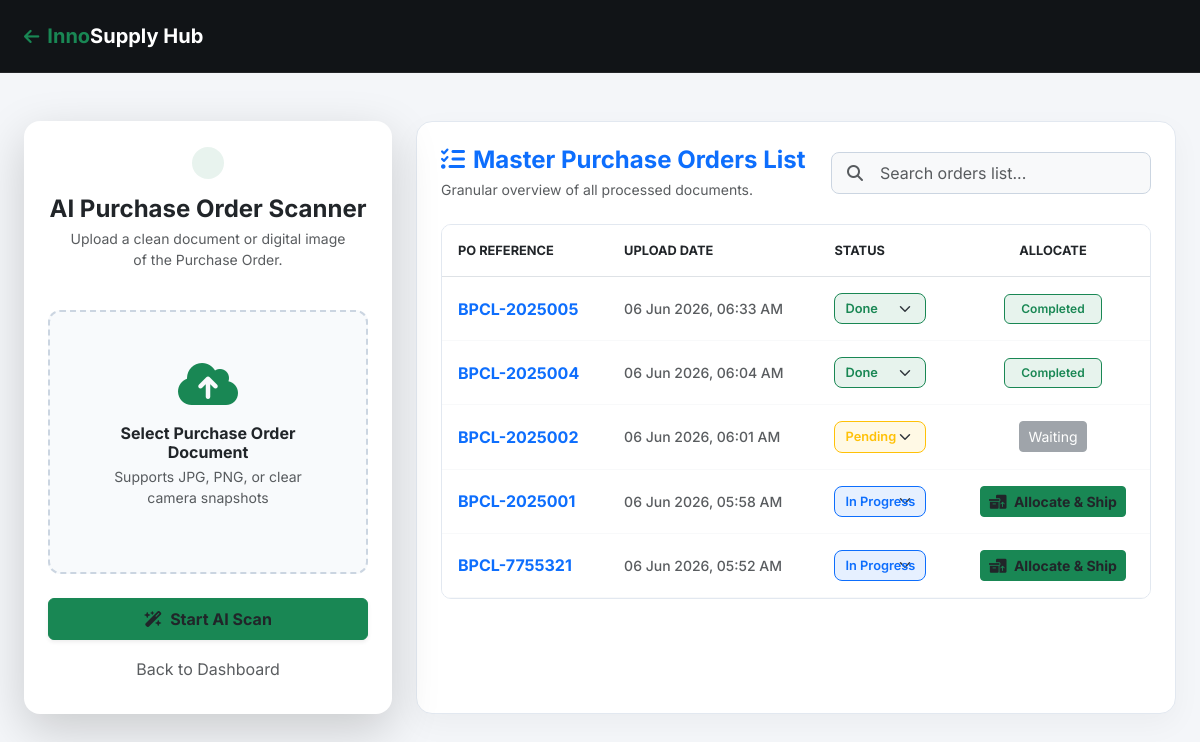
The page /upload/ (signed in) on the database its author committed.
### erp/models.py (models this page shows, shortened)
class PurchaseOrder(models.Model):
    po_number = models.CharField(max_length=100, unique=True)
    customer_name = models.CharField(max_length=200, default="Unknown Customer")
    order_date = models.DateField(default=timezone.now)
    delivery_date = models.DateField(null=True, blank=True)
    total_amount = models.DecimalField(max_digits=12, decimal_places=2, default=0.00)
    status = models.CharField(max_length=50, default="Pending")
    stock_allocated = models.BooleanField(default=False)
    date_received = models.DateTimeField(auto_now_add=True)

### erp/views.py (the view, shortened to what this page needs)
# urls.py: path('upload/', views.upload_po, name='upload_po'),
@login_required(login_url='login')
def upload_po(request):
    purchase_orders = PurchaseOrder.objects.prefetch_related(
        "items__material"
    ).order_by("-date_received")
    return render(
        request,
        "erp/upload_po.html",
        {
            "purchase_orders": purchase_orders
        }
    )

### erp/templates/erp/upload_po.html (shortened to what this page needs)
<!DOCTYPE html>
<html lang="en">
<head>
    <link href="https://cdn.jsdelivr.net/npm/bootstrap@5.3.0/dist/css/bootstrap.min.css" rel="stylesheet">
    <link rel="stylesheet" href="https://cdnjs.cloudflare.com/ajax/libs/font-awesome/6.4.0/css/all.min.css">
</head>
<body>
<nav class="navbar navbar-dark bg-dark mb-5 py-3">
    <div class="container-fluid px-4">
        <a class="navbar-brand fw-bold" href="/">
            <i class="fa-solid fa-arrow-left me-2 small text-success"></i><span class="text-success">Inno</span>Supply Hub
        </a>
    </div>
</nav>
<div class="container-fluid px-4">
    <div class="row g-4">
        <div class="col-xl-4 col-lg-5">
            <div class="card shadow-lg p-4 bg-white position-relative">
                <div class="mb-4 text-center">
                    <div class="bg-success bg-opacity-10 text-success rounded-circle d-inline-flex p-3 mb-3">
                    </div>
                    <h4 class="fw-bold text-dark mb-1">AI Purchase Order Scanner</h4>
                    <p class="text-muted small px-3">Upload a clean document or digital image of the Purchase Order.</p>
                </div>
                <form method="POST" enctype="multipart/form-data" id="uploadForm">
                    <div class="upload-zone p-5 text-center mb-4" onclick="document.getElementById('realFileInput').click()">
                        <i class="fa-solid fa-cloud-arrow-up text-success fa-3x mb-3"></i>
                        <h6 class="fw-bold mb-1">Select Purchase Order Document</h6>
                        <p class="text-muted small mb-0">Supports JPG, PNG, or clear camera snapshots</p>
                    </div>
                    <div class="d-flex flex-column gap-2">
                        <button type="submit" class="btn btn-success fw-bold py-2 shadow-sm text-dark">
                            <i class="fa-solid fa-wand-magic-sparkles me-2"></i>Start AI Scan
                        </button>
                        <a href="/" class="btn btn-link text-decoration-none text-muted small py-2">
                            Back to Dashboard
                        </a>
                    </div>
                </form>
            </div>
        </div>
        <div class="col-xl-8 col-lg-7">
            <div class="directory-panel p-4 h-100">
                <div class="d-flex flex-column flex-md-row justify-content-between align-items-md-center gap-3 mb-4">
                    <div>
                        <h4 class="fw-bold text-primary m-0"><i class="fa-solid fa-list-check text-primary me-2"></i>Master Purchase Orders List</h4>
                        <p class="text-muted small m-0 mt-1">Granular overview of all processed documents.</p>
                    </div>
                    <div class="position-relative" style="max-width: 320px; width: 100%;">
                        <i class="fa-solid fa-magnifying-glass position-absolute top-50 start-0 translate-middle-y text-muted ms-3"></i>
                        <input type="text" id="poSearchField" class="form-control bg-light text-dark ps-5 py-2" placeholder="Search orders list...">
                    </div>
                </div>
                <div class="table-responsive" style="border-radius: 10px; border: 1px solid #e2e8f0; overflow: hidden;">
                    <table class="table table-hover align-middle mb-0 text-dark">
                        <thead>
                            <tr class="text-secondary border-bottom" style="font-size: 0.8rem; background-color: #f1f5f9; font-weight: 700;">
                                <th class="py-3 ps-3">PO REFERENCE</th>
                                <th class="py-3">UPLOAD DATE</th>
                                <th class="py-3">STATUS</th>
                                <th class="py-3 text-center">ALLOCATE</th>
                            </tr>
                        </thead>
                        <tbody id="poTableBody">
                            {% for po in purchase_orders %}
                                <tr class="clickable-row border-bottom border-light">
                                    <td class="py-3 ps-3 fw-bold text-primary target-po-id">
                                        {{ po.po_number }}
                                    </td>
                                    <td class="py-3 text-muted small fw-medium">
                                        {{ po.date_received|date:"d M Y, h:i A" }}
                                    </td>
                                    <td class="py-3">
                                        <form method="POST">
                                            <select name="status"
                                                    class="form-select form-select-sm status-select
                                                    {% if po.status == 'Pending' %}
                                                        text-warning border-warning bg-warning bg-opacity-10
                                                    {% elif po.status == 'In Progress' %}
                                                        text-primary border-primary bg-primary bg-opacity-10
                                                    {% else %}
                                                        text-success border-success bg-success bg-opacity-10
                                                    {% endif %}"
                                                    onchange="this.form.submit()">
                                                <option value="Pending"
                                                    {% if po.status == 'Pending' %}selected{% endif %}>
                                                    Pending
                                                </option>
                                                <option value="In Progress"
                                                    {% if po.status == 'In Progress' %}selected{% endif %}>
                                                    In Progress
                                                </option>
                                                <option value="Done"
                                                    {% if po.status == 'Done' %}selected{% endif %}>
                                                    Done
                                                </option>
                                            </select>
                                        </form>
                                    </td>
                                    <td class="py-3 text-center">
                                        {% if po.status == "In Progress" %}
                                        <button type="button"
                                                class="btn btn-success btn-sm fw-bold text-dark"
                                                data-bs-toggle="modal"
                                                data-bs-target="#allocateModal{{ po.id }}">
                                            <i class="fa-solid fa-boxes-packing me-1"></i>
                                            Allocate & Ship
                                        </button>
                                        {% elif po.status == "Done" %}
                                        <span class="badge bg-success bg-opacity-10 text-success border border-success border-opacity-20 px-3 py-2 fw-semibold">
                                            Completed
                                        </span>
                                        {% else %}
                                        <button type="button"
                                                class="btn btn-secondary btn-sm"
                                                disabled>
                                            Waiting
                                        </button>
                                        {% endif %}
                                    </td>
                                </tr>
                            {% empty %}
                            <tr>
                                <td colspan="4" class="text-center py-5 text-muted small">
                                    <i class="fa-solid fa-box-open d-block fa-2x mb-2 opacity-40"></i>No validated purchase order data assets located.
                                </td>
                            </tr>
                            {% endfor %}
                        </tbody>
                    </table>
                </div>
            </div>
        </div>
    </div>
</div>
</body>
</html>

### erp/templates/erp/upload_po.html (style rules this page uses)
body { font-family: 'Inter', sans-serif; background-color: #f4f6f9; }
.navbar { background-color: #111417 !important; border-bottom: 1px solid rgba(255, 255, 255, 0.08); }
.card { border: none; border-radius: 16px; box-shadow: 0 10px 30px rgba(0, 0, 0, 0.04); }
.directory-panel { background-color: #ffffff; border: 1px solid #e2e8f0; border-radius: 16px; box-shadow: 0 10px 30px rgba(0, 0, 0, 0.04); color: #0f172a; }
.upload-zone { border: 2px dashed #cbd5e1; background-color: #f8fafc; border-radius: 12px; cursor: pointer; transition: all 0.2s ease-in-out; user-select: none; -webkit-user-select: none; }
.upload-zone * { cursor: pointer; user-select: none; }
.clickable-row { transition: all 0.2s ease-in-out; }
.status-select { font-size: 0.8rem; padding: 5px 10px; border-radius: 8px; cursor: pointer; width: auto; display: inline-block; font-weight: 600; }
.form-control { border: 1px solid #cbd5e1; border-radius: 8px; padding: 10px 14px; }

### rows shown on the page
PurchaseOrder: po_number "BPCL-2025005", date_received "06 Jun 2026, 06:33 AM", status "Done", shows "Completed"
PurchaseOrder: po_number "BPCL-2025004", date_received "06 Jun 2026, 06:04 AM", status "Done", shows "Completed"
PurchaseOrder: po_number "BPCL-2025002", date_received "06 Jun 2026, 06:01 AM", status "Pending", shows "Waiting"
PurchaseOrder: po_number "BPCL-2025001", date_received "06 Jun 2026, 05:58 AM", status "In Progress"
PurchaseOrder: po_number "BPCL-7755321", date_received "06 Jun 2026, 05:52 AM", status "In Progress"
